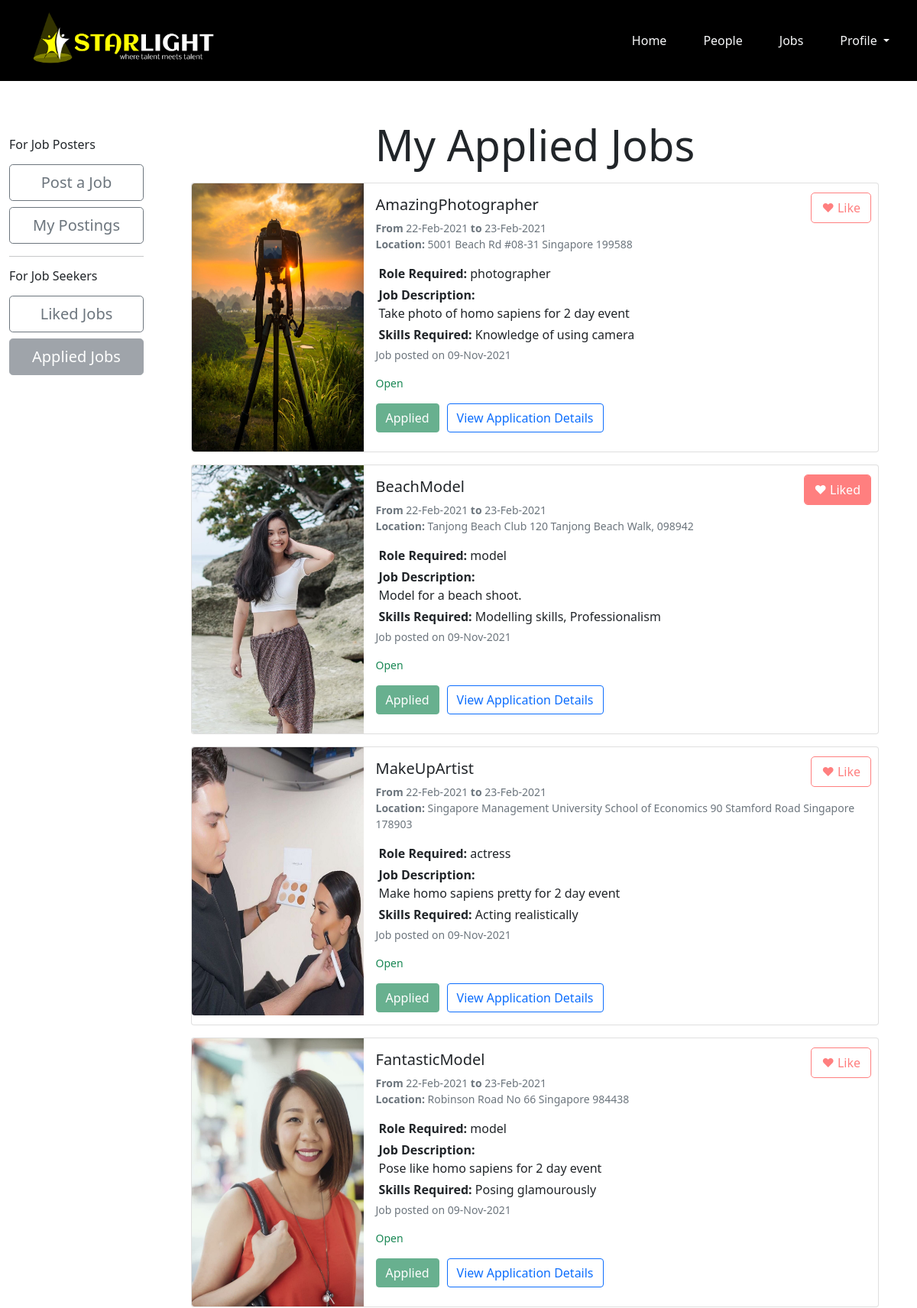
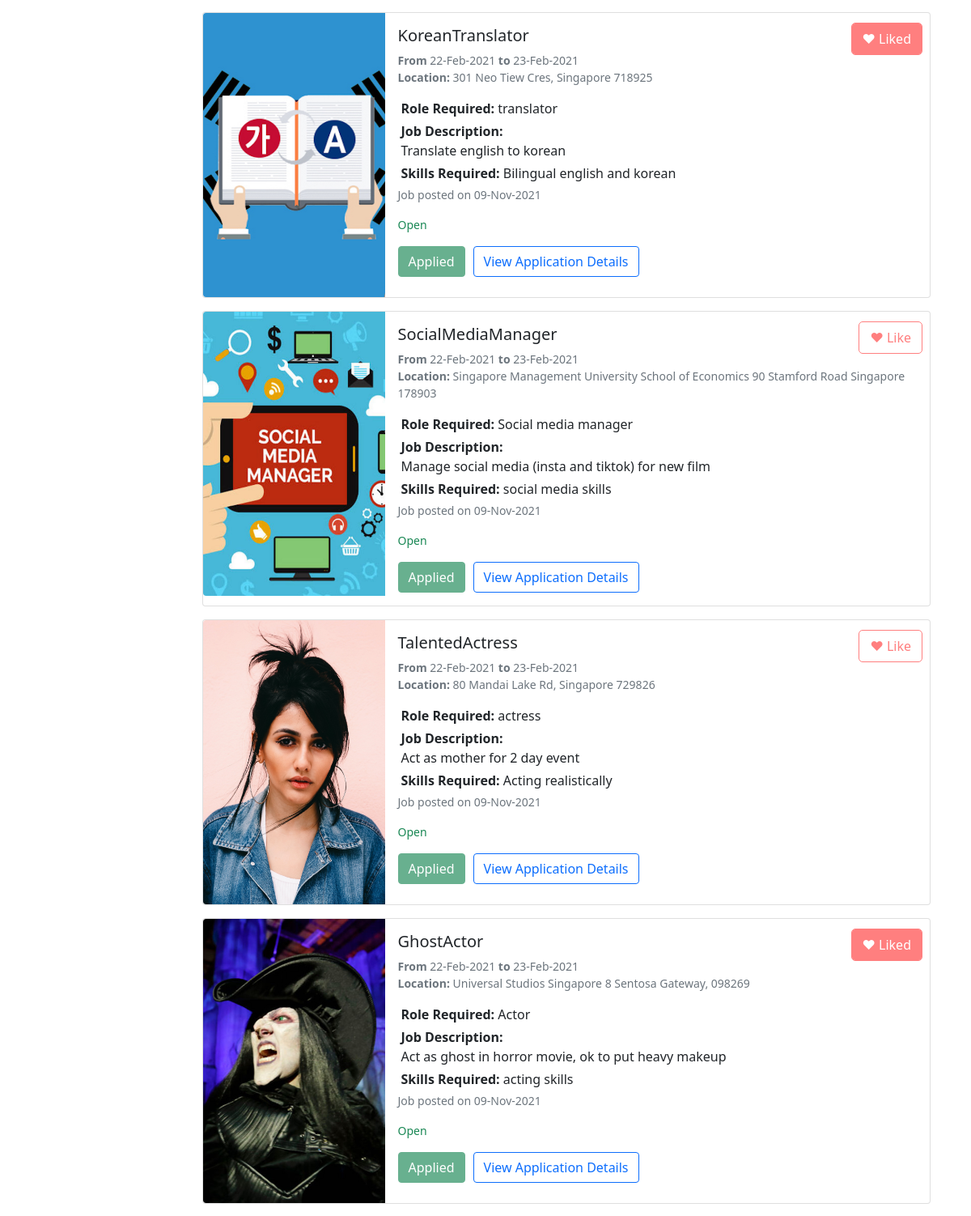
/seeker_applied.php (signed in, upper part), run on the app's committed database (2 pictures, top to bottom).
### tables this page shows
CREATE TABLE `applylisting` (
  `applyid` int NOT NULL AUTO_INCREMENT,
  `jobid` int NOT NULL,
  `userid` int NOT NULL,
  `applydate` datetime NOT NULL DEFAULT CURRENT_TIMESTAMP ON UPDATE CURRENT_TIMESTAMP,
  `applicationstatus` varchar(28) NOT NULL,
  PRIMARY KEY (`applyid`),
  KEY `userid` (`userid`),
  KEY `jobid` (`jobid`),
  CONSTRAINT `applylisting_ibfk_1` FOREIGN KEY (`userid`) REFERENCES `user` (`userid`),
  CONSTRAINT `applylisting_ibfk_2` FOREIGN KEY (`jobid`) REFERENCES `job` (`jobid`) ON DELETE CASCADE
);

CREATE TABLE `job` (
  `jobid` int NOT NULL AUTO_INCREMENT,
  `jobname` varchar(128) NOT NULL,
  `jobdesc` varchar(600) DEFAULT NULL,
  `rolerequired` varchar(128) DEFAULT NULL,
  `picturepath` varchar(600) DEFAULT NULL,
  `skills` varchar(600) DEFAULT NULL,
  `startdate` date DEFAULT NULL,
  `enddate` date DEFAULT NULL,
  `address` varchar(600) DEFAULT NULL,
  `createuserid` int NOT NULL,
  `createdate` datetime NOT NULL DEFAULT CURRENT_TIMESTAMP ON UPDATE CURRENT_TIMESTAMP,
  `listingstatus` varchar(28) NOT NULL,
  PRIMARY KEY (`jobid`),
  KEY `createuserid` (`createuserid`),
  CONSTRAINT `job_ibfk_1` FOREIGN KEY (`createuserid`) REFERENCES `user` (`userid`)
);

### seeker_applied.php (the view, shortened to what this page needs)
<?php include "nav_bar.php"; ?>
<!DOCTYPE html>
<html>
        <link href="https://cdn.jsdelivr.net/npm/bootstrap@5.1.3/dist/css/bootstrap.min.css" rel="stylesheet">
<body>
    <div class="container-fluid">
        <div class="row">
            <div class="col-sm">
                <br>
                <h6>For Job Posters<h6>
                <button type="button" class="btn btn-lg btn-outline-secondary mt-2 w-100" onclick="window.location.href='poster_add_job.php'">Post a Job</button>
                <button type="button" class="btn btn-lg btn-outline-secondary  mt-2 w-100" onclick="window.location.href='poster_postings.php'">My Postings</button>
                <hr>
                <h6>For Job Seekers</h6>
                <button type="button" class="btn btn-lg btn-outline-secondary  mt-2 w-100" onclick="window.location.href='seeker_liked.php'">Liked Jobs</button>
                <button type="button" class="btn btn-lg btn-secondary disabled mt-2 w-100" onclick="window.location.href='seeker_applied.php'">Applied Jobs</button>
            </div>
            <div class="col-sm-10">
                <h1 class='display-4 text-center fw-light'>My Applied Jobs</h1>
                    <?php
                        $connMgr = new ConnectionManager();
                        $pdo = $connMgr->getConnection();
                        $sql = "select job.jobid,job.jobname,job.rolerequired,job.jobdesc,job.picturepath,job.skills,job.startdate,job.enddate,job.address,job.createdate,job.listingstatus,applylisting.applydate,applylisting.applicationstatus,likelisting.is_liked from job inner join applylisting on applylisting.jobid=job.jobid and applylisting.userid=:userid left join likelisting on applylisting.jobid=likelisting.jobid and likelisting.userid=:userid";
                        $stmt=$pdo->prepare($sql);
                        $stmt->bindParam(':userid', $userid);
                        $stmt->execute();
                        $stmt->setFetchMode(PDO::FETCH_ASSOC);
                                while($row = $stmt->fetch()){
                                    $id = $row["jobid"];
                                    $jobName = $row["jobname"];
                                    $roleRequired = $row["rolerequired"];
                                    $JobDesc = $row["jobdesc"];
                                    $image = $row["picturepath"];
                                    $skills = $row["skills"];
                                    $startdate = $row["startdate"];
                                    $enddate = $row["enddate"];
                                    $address = $row["address"];
                                    $postedDate = $row["createdate"];
                                    $listingStatus = $row["listingstatus"];
                                    $applydate = $row["applydate"];
                                    $isliked = $row["is_liked"];
                                    ?>
                                    <div class="card mb-3 mt-3 lh-tight active" style="max-width: 900px; margin:auto"  id="<?php echo $id?>" onclick="getDetails(this.id)">
                                        <div class="row g-0">
                                            <div class="col-md-3">
                                            <?php echo "<img class='img-fluid rounded-start' style='width:100%,height:auto,object-fit' src='uploadImage/". $image."'>"; ?>
                                            </div>
                                            <div class="col-md-9">
                                            <div class="card-body">
                                                <h5 class="card-title"><?php echo $jobName ?></h5>
                                                <p class="card-text mb-0"><small class="text-muted"><strong>From</strong> <?php echo date("d-M-Y", strtotime($startdate)); ?> <strong>to</strong> <?php echo date("d-M-Y", strtotime($enddate)); ?> </small></p>
                                                <p class="card-text mt-0"><small class="text-muted"><strong> Location: </strong> <?php echo $address; ?></small></p>
                                                <p class="card-text m-1"><strong>Role Required:</strong> <?php echo $roleRequired; ?></p>
                                                <p class="card-text m-1"><strong>Job Description: </strong><br><?php echo $JobDesc; ?></p>
                                                <p class="card-text m-1"><strong>Skills Required: </strong><?php echo $skills; ?></p>
                                                <p class="card-text text"><small class="text-muted">Job posted on <?php echo date("d-M-Y", strtotime($postedDate)); ?></small></p>
                                                <?php
                                                    if ($listingStatus == "Open"){
                                                        echo "<p class='card-text'><small class='text-success'>" . $listingStatus ."</small></p>";
                                                    }
                                                    else{
                                                        echo "<p class='card-text'><small class='text-danger'>" . $listingStatus ."</small></p>";
                                                    }
                                                ?>
                                                <?php
                                                    if (isset($applydate)){
                                                        echo "<button type='button' class='btn btn-success w-30 disabled' style ='margin-right: 10px' onclick = 'event.stopPropagation()'>Applied</button>";
                                                        echo "<button type='button' class='btn btn-outline-primary w-30 collapsible' onclick = 'event.stopPropagation()'>View Application Details</button>";
                                                    }
                                                ?>
                                                <div style = "position:absolute;top:5px;right:10px">
                                                <?php
                                                    if ($isliked == 1){
                                                        echo "<button class='btn mt-2 w-30 liked' onclick='event.stopPropagation();Buttontoggle(".$id.");' id='like".$id."'>♥ Liked</button>";
                                                    } else {
                                                        echo "<button class='btn mt-2 w-30 like' onclick='event.stopPropagation();Buttontoggle(".$id.");' id='like".$id."'>♥ Like</button>";
                                                    }
                                                ?>
                                                </div>
                                            </div>
                                            </div>
                                        </div>
                                    </div>
                                    <?php
                                }
                    ?>
                    </div>
                </div>
            </div>
</body>
</html>

### seeker_applied.php (style rules this page uses)
.liked { background-color: #FF7F7F; color: white; outline-color: #FF7F7F; outline-width : thin ; outline-style : solid ; }
.like { background-color: white; color: #FF7F7F; outline-color: #FF7F7F; outline-width : thin ; outline-style : solid ; }

### data on the page
applylisting: jobid.picturepath (picture), jobid.jobname "AmazingPhotographer", jobid.startdate "22-Feb-2021", jobid.enddate "23-Feb-2021", jobid.address "5001 Beach Rd #08-31 Singapore 199588", jobid.rolerequired "photographer", jobid.jobdesc "Take photo of homo sapiens for 2 day event", jobid.skills "Knowledge of using camera", jobid.createdate "09-Nov-2021", jobid.listingstatus "Open"
job: picturepath (picture), jobname "BeachModel", startdate "22-Feb-2021", enddate "23-Feb-2021", address "Tanjong Beach Club 120 Tanjong Beach Walk, 098942", rolerequired "model", jobdesc "Model for a beach shoot.", skills "Modelling skills, Professionalism", createdate "09-Nov-2021", listingstatus "Open"
applylisting: jobid.picturepath (picture), jobid.jobname "MakeUpArtist", jobid.startdate "22-Feb-2021", jobid.enddate "23-Feb-2021", jobid.address "Singapore Management University School of Economics 90 Stamford Road Singapore 178903", jobid.rolerequired "actress", jobid.jobdesc "Make homo sapiens pretty for 2 day event", jobid.skills "Acting realistically", jobid.createdate "09-Nov-2021", jobid.listingstatus "Open"
applylisting: jobid.picturepath (picture), jobid.jobname "FantasticModel", jobid.startdate "22-Feb-2021", jobid.enddate "23-Feb-2021", jobid.address "Robinson Road No 66 Singapore 984438", jobid.rolerequired "model", jobid.jobdesc "Pose like homo sapiens for 2 day event", jobid.skills "Posing glamourously", jobid.createdate "09-Nov-2021", jobid.listingstatus "Open"
job: $id 9 (drawn), picturepath (picture), jobname "KoreanTranslator", startdate "22-Feb-2021", enddate "23-Feb-2021", address "301 Neo Tiew Cres, Singapore 718925", rolerequired "translator", jobdesc "Translate english to korean", skills "Bilingual english and korean", createdate "09-Nov-2021", listingstatus "Open"
applylisting: jobid.picturepath (picture), jobid.jobname "SocialMediaManager", jobid.startdate "22-Feb-2021", jobid.enddate "23-Feb-2021", jobid.address "Singapore Management University School of Economics 90 Stamford Road Singapore 178903", jobid.rolerequired "Social media manager", jobid.jobdesc "Manage social media (insta and tiktok) for new film", jobid.skills "social media skills", jobid.createdate "09-Nov-2021", jobid.listingstatus "Open"
applylisting: jobid.picturepath (picture), jobid.jobname "TalentedActress", jobid.startdate "22-Feb-2021", jobid.enddate "23-Feb-2021", jobid.address "80 Mandai Lake Rd, Singapore 729826", jobid.rolerequired "actress", jobid.jobdesc "Act as mother for 2 day event", jobid.skills "Acting realistically", jobid.createdate "09-Nov-2021", jobid.listingstatus "Open"
job: picturepath (picture), jobname "GhostActor", startdate "22-Feb-2021", enddate "23-Feb-2021", address "Universal Studios Singapore 8 Sentosa Gateway, 098269", rolerequired "Actor", jobdesc "Act as ghost in horror movie, ok to put heavy makeup", skills "acting skills", createdate "09-Nov-2021", listingstatus "Open"
